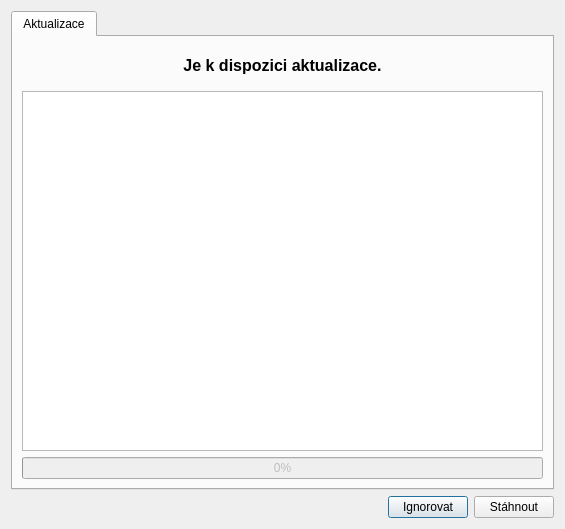
<?xml version="1.0" encoding="UTF-8"?>
<ui version="4.0">
 <class>UpdateManager</class>
 <widget class="QDialog" name="UpdateManager">
  <property name="geometry">
   <rect>
    <x>0</x>
    <y>0</y>
    <width>565</width>
    <height>529</height>
   </rect>
  </property>
  <property name="windowTitle">
   <string>Aktualizace</string>
  </property>
  <property name="windowIcon">
   <iconset resource="../../res/resources.qrc">
    <normaloff>:/icons/16/Download_16px.png</normaloff>:/icons/16/Download_16px.png</iconset>
  </property>
  <layout class="QVBoxLayout" name="verticalLayout">
   <item>
    <widget class="QTabWidget" name="tabWidget">
     <widget class="QWidget" name="tab_2">
      <attribute name="icon">
       <iconset resource="../../res/resources.qrc">
        <normaloff>:/icons/16/Download_16px.png</normaloff>:/icons/16/Download_16px.png</iconset>
      </attribute>
      <attribute name="title">
       <string>Aktualizace</string>
      </attribute>
      <layout class="QVBoxLayout" name="verticalLayout_2">
       <item>
        <widget class="QLabel" name="label">
         <property name="sizePolicy">
          <sizepolicy hsizetype="Preferred" vsizetype="Preferred">
           <horstretch>0</horstretch>
           <verstretch>0</verstretch>
          </sizepolicy>
         </property>
         <property name="font">
          <font>
           <pointsize>12</pointsize>
           <weight>75</weight>
           <bold>true</bold>
          </font>
         </property>
         <property name="styleSheet">
          <string notr="true">padding: 10px;</string>
         </property>
         <property name="text">
          <string>Je k dispozici aktualizace.</string>
         </property>
         <property name="alignment">
          <set>Qt::AlignCenter</set>
         </property>
        </widget>
       </item>
       <item>
        <widget class="QTextBrowser" name="tbChangelog">
         <property name="openExternalLinks">
          <bool>true</bool>
         </property>
        </widget>
       </item>
       <item>
        <widget class="QProgressBar" name="pbProgress">
         <property name="enabled">
          <bool>false</bool>
         </property>
         <property name="maximum">
          <number>1000</number>
         </property>
         <property name="value">
          <number>0</number>
         </property>
        </widget>
       </item>
      </layout>
     </widget>
    </widget>
   </item>
   <item>
    <layout class="QHBoxLayout" name="horizontalLayout">
     <item>
      <spacer name="horizontalSpacer">
       <property name="orientation">
        <enum>Qt::Horizontal</enum>
       </property>
       <property name="sizeHint" stdset="0">
        <size>
         <width>40</width>
         <height>20</height>
        </size>
       </property>
      </spacer>
     </item>
     <item>
      <widget class="QPushButton" name="btnCancel">
       <property name="text">
        <string>Ignorovat</string>
       </property>
       <property name="icon">
        <iconset resource="../../res/resources.qrc">
         <normaloff>:/icons/16/Delete_16px.png</normaloff>:/icons/16/Delete_16px.png</iconset>
       </property>
      </widget>
     </item>
     <item>
      <widget class="QPushButton" name="btnDownload">
       <property name="text">
        <string>Stáhnout</string>
       </property>
       <property name="icon">
        <iconset resource="../../res/resources.qrc">
         <normaloff>:/icons/16/Download_16px.png</normaloff>:/icons/16/Download_16px.png</iconset>
       </property>
      </widget>
     </item>
    </layout>
   </item>
  </layout>
 </widget>
 <resources>
  <include location="../../res/resources.qrc"/>
 </resources>
 <connections/>
</ui>
